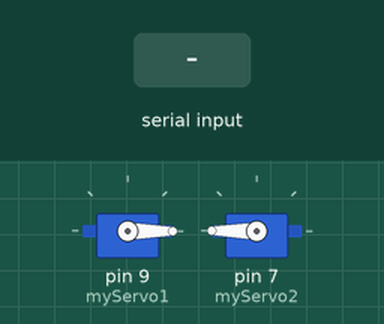
Simulated run of this sketch. Board: Arduino Uno, built with avr-gcc and run on an emulated ATmega328P. Shown: 2 × servo. Inputs (shaded band) come from the test bench. What the sketch prints to the serial monitor is not drawn.

Above: at 1.2 s.
1.3 s: "1" received over Serial
At 2.1 s:
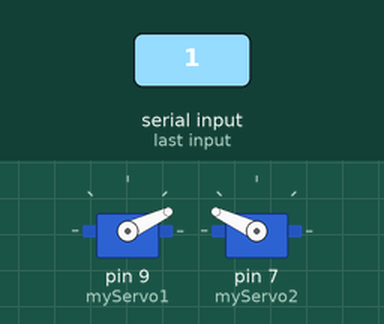
2.8 s: "1" received over Serial
At 3.2 s:
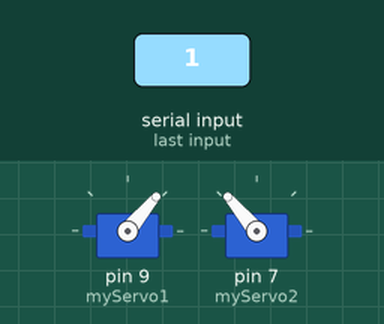
4.3 s: "2" received over Serial
At 5.0 s:
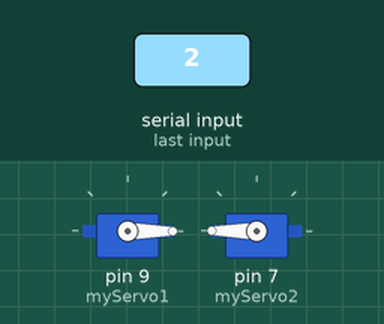
Timing chart, 0 to 7.3 s (numbered marks = the images above; inputs shaded):
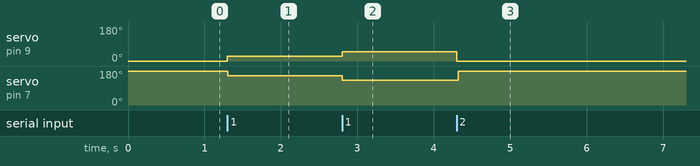

The sketch:

eyebrow.ino
```cpp
//시리얼모니터 '1'입력 --> 알람이 울리면
//시리얼모니터 '2'입력 --> 알람을 끄면
//서보1 = 오른쪽 눈썹 --> 9번 핀 연결
//서보2 = 왼쪽 눈썹 --> 7번 핀 연결

#include <Servo.h>

Servo myServo1; // 첫 번째 서보 객체 생성 (= 오른쪽 눈썹)
Servo myServo2; // 두 번째 서보 객체 생성 (= 왼쪽 눈썹)
int brow_R = 0; // 오른쪽 눈썹 초기화 각도
int brow_L = 180; // 왼쪽 눈썹 초기화 각도

void setup() {
  myServo1.attach(9); // 서보1 핀 번호 9
  myServo1.write(brow_R); // 오른쪽 눈썹(= 서보1) 초기 각도 설정
  myServo2.attach(7); // 서보2 핀 번호 7
  myServo2.write(brow_L); // 왼쪽 눈썹(서보2) 초기 각도 설정
  Serial.begin(9600); // 시리얼 통신 시작
  Serial.println("서보 제어 프로그램 시작");
  Serial.println("1: 각도 증가, 2: 원래 각도로 복귀");
}

void loop() {
  if (Serial.available()) {
    char input = Serial.read(); // 시리얼 모니터에서 입력값 읽기

    if (input == '1') { // '1'을 입력받으면 --> 알람이 울리면
      if (brow_R < 50) { // 오른쪽 눈썹 최대 각도 50도
        brow_R += 25;
        if (brow_R > 50) {
          brow_R = 50; // 50도를 초과하지 않도록 제한
        }
        myServo1.write(brow_R); // 오른쪽 눈썹 각도 설정
        Serial.print("서보1 현재 각도: ");
        Serial.println(brow_R);
      }

      if (brow_L > 130) { // 왼쪽 눈썹 최소 각도 130도
        brow_L -= 25;
        if (brow_L < 130) {
          brow_L = 130; // 각도가 130도 미만이 되지 않도록 제한
        }
        myServo2.write(brow_L); // 왼쪽 눈썹 각도 설정
        Serial.print("서보2 현재 각도: ");
        Serial.println(brow_L);
      }
    } else if (input == '2') { // '2'를 입력받으면 --> 알람을 끄면
      brow_R = 0;
      myServo1.write(brow_R); // 오른쪽 눈썹 각도를 0도로 설정
      Serial.println("오른쪽 눈썹 원래 각도로 복귀");

      brow_L = 180;
      myServo2.write(brow_L); // 왼쪽 눈썹 각도를 180도로 설정
      Serial.println("왼쪽 눈썹 원래 각도로 복귀");

    }
  }
}
```

Measured:
- after the input at 1.3 s, servo on pin 9 (myServo1): 0° → 25° at once; servo on pin 7 (myServo2): 180° → 155° at once
- after the input at 2.8 s, servo on pin 9 (myServo1): 25° → 50° at once; servo on pin 7 (myServo2): 155° → 130° at once
- after the input at 4.3 s, servo on pin 9 (myServo1): 50° → 0° at once; servo on pin 7 (myServo2): 130° → 180° at once
